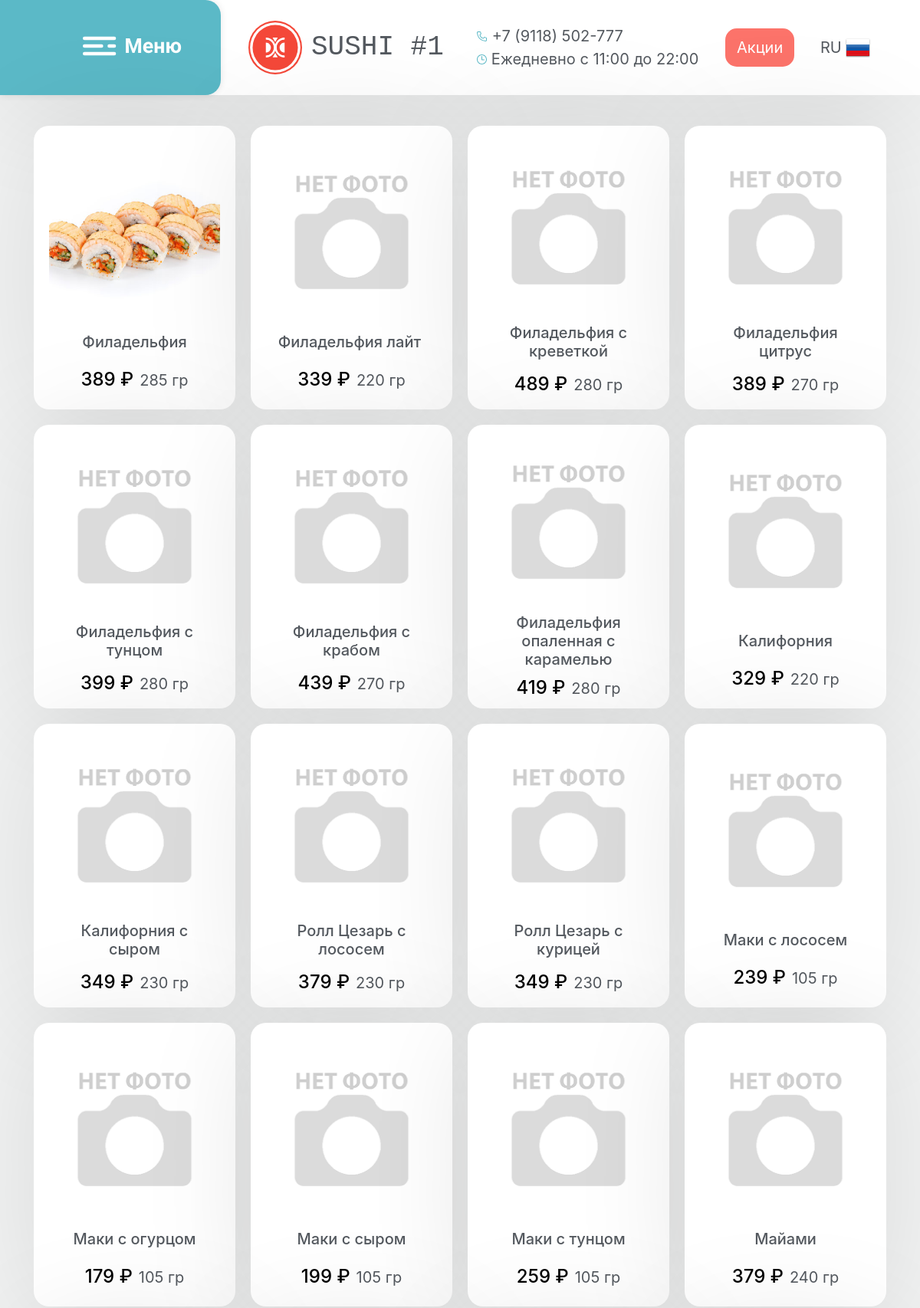
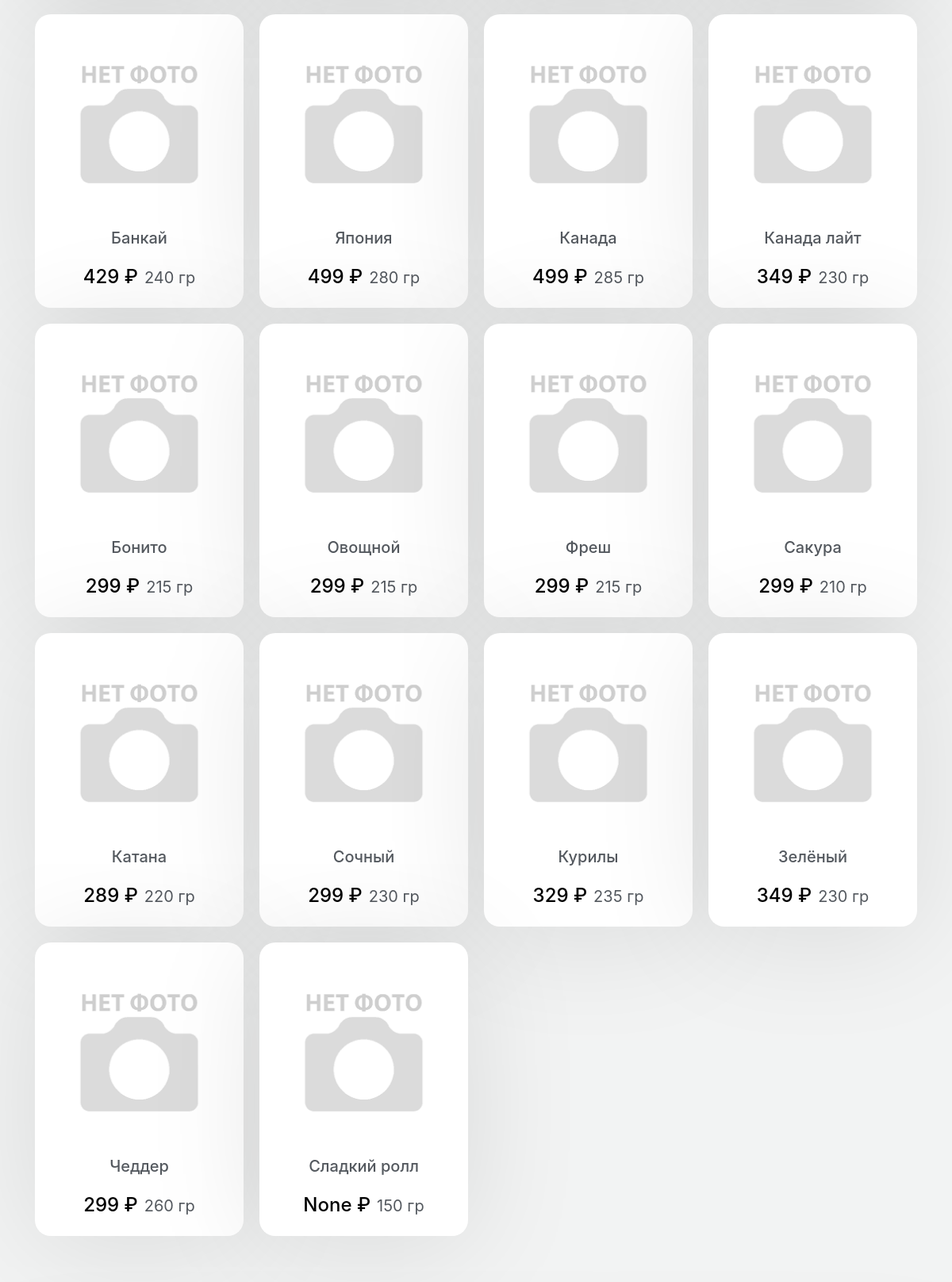
Page /category/1 (upper part) on the committed database (2 pictures, top to bottom).
### index.py (models this page shows)
class Food(db.Model):
    id = db.Column(db.Integer, primary_key=True)
    name = db.Column(db.String, nullable=False)
    price = db.Column(db.String, nullable=False)
    weight = db.Column(db.String, nullable=False)
    description = db.Column(db.String, nullable=False)
    filename = db.Column(db.String, default="-1.png")

### index.py (the view)
@app.route("/category/<int:category_id>")
def show_category(category_id):
    category = db.session.query(Categories).filter_by(id=category_id).first_or_404()
    foods_ids = json.loads(category.food_list)
    food_list = db.session.query(Food).filter(Food.id.in_(foods_ids)).all()
    return render_template("category.html", food_list=food_list, category_name=category.name)

### templates/category.html (shortened to what this page needs)
{% extends 'base.html' %}
{% block body %}
<main>
<div class="default-screen">
    {% for i in range(0, food_list|length // 4 + (1 if food_list|length % 4 != 0 else 0)) %}
	<section class="row-objects" style="width: 100%; justify-content: center;">
		{% for j in range(0, 4) %}
		{% if i*4+j < food_list|length %}
			<div class="list-object list-object-parent" onClick="document.location='/meal/{{ food_list[i*4+j].id }}'">
				<div class="list-object-category" style="background-image: url('..//static/media/food/{{food_list[i*4+j].filename}}');"></div>
				<div style="max-width: 80%;"> <h5> {{ food_list[i*4+j].name }} </h5> </div>
				<div style="margin-left: 0em; display: flex; flex-direction: raw;">
					<div style="color: #000; margin-right: 8px;"> <h4> {{ food_list[i*4+j].price }} &#x20bd; </h4> </div>
					<span style="display: flex; align-items: flex-end; margin-bottom: 8px;"> <h7 >{{ food_list[i*4+j].weight }} гр </h7> </span>
				</div>
			</div>
		{% endif %}
		{% endfor %}
	</section>
	{% endfor %}
</div>
</main>
{% endblock %}

### templates/base.html (shortened to what this page needs)
<!DOCTYPE html>
<html lang="ru">
<head>
	<link rel="stylesheet" href="https://maxcdn.bootstrapcdn.com/bootstrap/4.0.0/css/bootstrap.min.css">
    <link rel="stylesheet" href="{{ url_for('static', filename='css/style.css' )}}">
    <link rel="stylesheet" href="{{ url_for('static', filename='css/adaptive.css' )}}">
	<link rel="stylesheet" id="elementor-icons-shared-0-css" href="https://gotakimi.ru/wp-content/plugins/elementor/assets/lib/font-awesome/css/fontawesome.min.css?ver=5.15.1" type="text/css" media="all">
</head>
<body>
<div class="default-header">
	<header>
		<div class="menu-button" onClick="document.location='/'" style="display: flex;">
            <img style="" width="130em" height="120em" src="../static/media/logo/menu.svg" alt="">
        </div>
		<div onClick="document.location='/'" style="display: flex; align-items: center; cursor: pointer;">
            <img style="margin-left: 3vw;" width="70px" height="70px" src="../static/media/logo/logo.svg" alt="">
        </div>
		<div onClick="document.location='/'" class="header-object def-header-object-label" style="cursor: pointer; font-family: 'Courier New'; font-size: calc(3vw * 1); width: 16vw; line-height: 30px">
			SUSHI #1
		</div>
		<div class="header-object" style="margin-left: 1vw; width: 300px; ">
			<div class="header-object-vertical" style="">
				<span>
					+7 (9118) 502-777
				</span>
				<span style="">
					Ежедневно с 11:00 до 22:00
				</span>
			</div>
		</div>
		<div class="header-object header-object-default-sales" style="display: flex; cursor: pointer;" onClick="document.location='/sales'">
            <div style="color: #fff; background-color: #fc736a; border-radius: 15px; padding: 10px 15px;">Акции</div>
        </div>
		<div class="header-object header-object-default-lang" style="display: flex; width: 60px; align-items: center; cursor: pointer; justify-content: space-evenly;">RU
            <img src="../static/media/logo/ru.png" style="padding-left: 5px;" alt="">
        </div>
	</header>
</div>
    {% block body %} {% endblock %}
</body>
</html>

### static/css/style.css (style rules this page uses)
html { height: 100%; width: 100%; }
body { background-color: #f2f3f3; color: #54595F; margin: 0; padding: 0; width: 100%; height: 100%; font-size: 20px !important; }
header { background-color: #ffffff; width: 100%; box-shadow: 0 10px 150px rgba(0,0,0,0.1); height: 6.2em; margin-bottom: 2em; align-items: center; display: flex !important; justify-content: flex-start; }
.header-object { width: 100px; padding: 0em 0em; margin: 0em 1vw; }
.header-object-vertical { display: flex; flex-direction: column; width: 300px; padding-left: 0; margin-left: 0em; margin-right: 5em; }
main { width: 65%; margin-left: auto; margin-right: auto; }
.row-objects { margin: 20px auto; display: flex; justify-content: space-evenly; align-items: center; }
.list-object { box-shadow: 0 0px 10px rgba(0,0,0,0.1); background-color: #666; min-width: 263px; width: 40vw; height: 40vw; max-height: 270px; border-radius: 20px; text-align: center; margin: 0 1vw; }
.menu-button { cursor: pointer; background-color: #5bb9c7; width: 24vw; height: 6.2em; padding-right: 50px; border-top-right-radius: 20px; border-bottom-right-radius: 20px; box-shadow: 0 0px 10px rgba(0,0,0,0.1); display: flex; justify-content: flex-end; }

### templates/category.html (style rules this page uses)
.list-object-parent { display: flex; flex-direction: column; justify-content: space-evenly; cursor: pointer; width: 30vw; height: 30vw; margin: 0 10px; min-height: 370px; max-height: 390px; background-color: #fff; box-shadow: 0 10px 150px rgba(0,0,0,0.1); align-items: center; }
.list-object-category { width: 85%; height: 90%; max-height: 200px; background-color: #fff; border-radius: 20px;  margin-left: 0; margin-right: 0; margin-top: 20px; margin-bottom: 20px; background-size: cover; background-repeat: no-repeat; background-position: center; }

### rows in the picture
Food: filename (picture), name "Филадельфия", price "389", weight "285"
Food: filename (picture), name "Филадельфия лайт", price "339", weight "220"
Food: filename (picture), name "Филадельфия с креветкой", price "489", weight "280"
Food: filename (picture), name "Филадельфия цитрус", price "389", weight "270"
Food: filename (picture), name "Филадельфия с тунцом", price "399", weight "280"
Food: filename (picture), name "Филадельфия с крабом", price "439", weight "270"
Food: filename (picture), name "Филадельфия опаленная с карамелью", price "419", weight "280"
Food: filename (picture), name "Калифорния", price "329", weight "220"
Food: filename (picture), name "Калифорния с сыром", price "349", weight "230"
Food: filename (picture), name "Ролл Цезарь с лососем", price "379", weight "230"
Food: filename (picture), name "Ролл Цезарь с курицей", price "349", weight "230"
Food: filename (picture), name "Маки с лососем", price "239", weight "105"
Food: filename (picture), name "Маки с огурцом", price "179", weight "105"
Food: filename (picture), name "Маки с сыром", price "199", weight "105"
Food: filename (picture), name "Маки с тунцом", price "259", weight "105"
Food: filename (picture), name "Майами", price "379", weight "240"
Food: filename (picture), name "Банкай", price "429", weight "240"
Food: filename (picture), name "Япония", price "499", weight "280"
Food: filename (picture), name "Канада", price "499", weight "285"
Food: filename (picture), name "Канада лайт", price "349", weight "230"
Food: filename (picture), name "Бонито", price "299", weight "215"
Food: filename (picture), name "Овощной", price "299", weight "215"
Food: filename (picture), name "Фреш", price "299", weight "215"
Food: filename (picture), name "Сакура", price "299", weight "210"
Food: filename (picture), name "Катана", price "289", weight "220"
Food: filename (picture), name "Сочный", price "299", weight "230"
Food: filename (picture), name "Курилы", price "329", weight "235"
Food: filename (picture), name "Зелёный", price "349", weight "230"
Food: filename (picture), name "Чеддер", price "299", weight "260"
Food: filename (picture), name "Сладкий ролл", price "None", weight "150"
